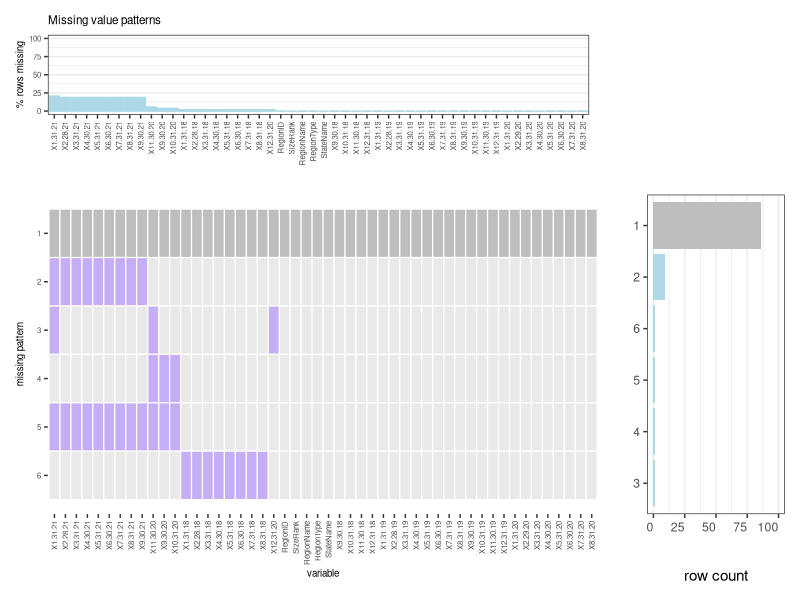
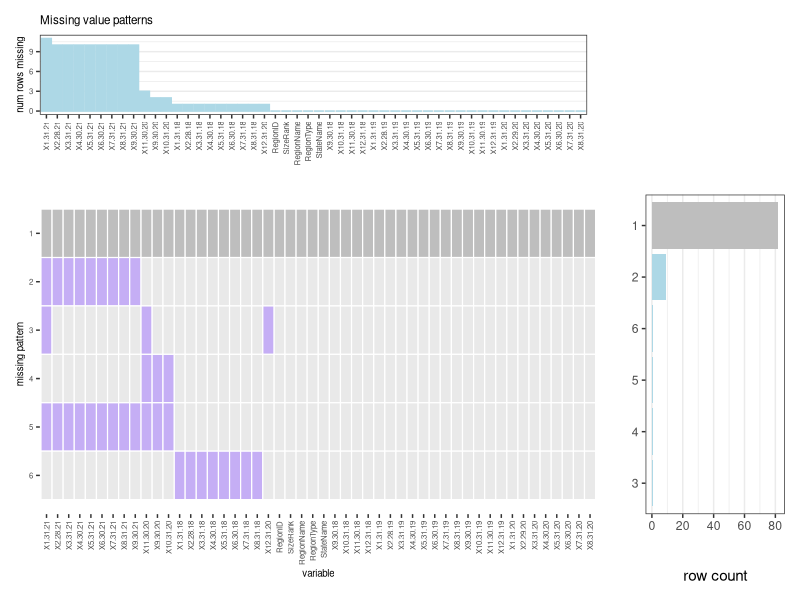

Source code (R) for these figures, in order:
## ---- chunk 1
# this prevents package loading message from appearing in the rendered version of your problem set
knitr::opts_chunk$set(warning = FALSE, message = FALSE,
                      echo = TRUE)
## ---- chunk 2
library(tidyverse)
library(patchwork)
library(reshape2)

# Add NAs to mtcars dataset
plot_missing <- function(mycars, percent) {
  missing_patterns <- data.frame(is.na(mycars)) %>%
  group_by_all() %>%
  count(name = "count", sort = TRUE) %>%
  ungroup()

# count the missing value number of missing patterns
countlist <- list()
for (name in names(missing_patterns)){
  if (name != "count") {
    totalMissingCount <- 0
    for (i in seq(1,nrow(missing_patterns))) {
      if(missing_patterns[i,name] == TRUE) {
        totalMissingCount <- totalMissingCount + missing_patterns$count[i]
      }
    }
    countlist[[name]] <- totalMissingCount
  }
}
countlist <- countlist[order(-unlist(countlist))]
missingOrder <- names(countlist)

missing_var <- data.frame(colSums(is.na(mycars)))
colnames(missing_var) <- c("countNA")
missing_var <- missing_var %>% arrange(desc(missing_var$countNA)) %>% mutate(variable = factor(missingOrder, levels=row.names(missing_var)))

missing_patterns_nocount <- subset(missing_patterns, select = -count)

# turn it into numeric dataframe
mm <- as.matrix(missing_patterns_nocount)
m3 <- as.data.frame(mm)
completecase_index <- which(rowSums(m3) == 0, arr.ind=TRUE)

#find the row of complete case 
m3[rowSums(m3) == 0,] <- 2
m3$Missing_pattern <- seq(from = 1, to=nrow(m3))
# turn it into pivot_longer
m4 <- m3 %>% pivot_longer(!Missing_pattern, names_to = 'Val', values_to = 'value' )
m4$Val <- factor(m4$Val, levels = missingOrder)
m4$value <- as.factor(m4$value)

#plot
p1 <- ggplot(m4, aes(x = Val, y = Missing_pattern, fill = value)) + 
  geom_tile(color = 'white', lwd = 0.4, linetype = 1, show.legend = FALSE) +
  scale_fill_manual(values = c(alpha('lightgrey',0.5),alpha('mediumpurple2',0.6),alpha('grey'))) +
  scale_y_continuous(trans = "reverse", breaks = seq(1, nrow(m4), len = nrow(m4))) +
  theme(panel.background = element_blank()) +
  ylab('missing pattern') +
  xlab('variable') + 
  theme(text = element_text(size=7),axis.text.x = element_text(angle = 90, vjust = 0.5, hjust=1))

if(percent == TRUE){
 missing_var$percentage <- (missing_var$countNA/(sum(missing_var$countNA)/2))*100
 p2 <- missing_var %>% ggplot(aes(x=fct_reorder(missing_var$variable, -missing_var$percentage), y = missing_var$percentage)) +
   geom_bar(stat = 'identity') +
   geom_col(color = 'lightblue', fill = 'lightblue') +
   labs(title = 'Missing value patterns', x = " ", y = "% rows missing") +
   scale_y_continuous(limits = c(0, 100), breaks = seq(0, 100, 25)) +
   theme_bw() +
   theme(panel.grid.minor.x = element_blank(),
        panel.grid.major.x = element_blank()) + 
   theme(text = element_text(size=7),axis.text.x = element_text(angle = 90, vjust = 0.5, hjust=1))
  
  patterncount <- missing_patterns[ncol(missing_patterns)]
  patterncount <- patterncount %>% mutate(Tohight = ifelse(1:nrow(patterncount) == completecase_index,"yes","no"))
  p3 <- patterncount %>% ggplot(aes(x=reorder(row.names(patterncount),(count/sum(count) * 100)), y = (count/sum(count)*100), fill = Tohight)) + 
    geom_bar(stat = 'identity') + 
    scale_fill_manual(values = c("yes" = "grey", "no" = "lightblue"), guide = FALSE) +
    labs(x = ' ', y = 'row count') +
    scale_y_continuous(limits = c(0, 100), breaks = seq(0, 100, 25)) +
    coord_flip() +
    theme_bw() +
    theme(panel.grid.major.y = element_blank(),
          panel.grid.minor.y = element_blank()) +
    theme(axis.text.x = element_text(vjust = 0.5, hjust=1))
  }else{
  p2 <- missing_var %>% ggplot(aes(x=fct_reorder(missing_var$variable, -missing_var$countNA), y = missing_var$countNA)) + 
  geom_bar(stat = 'identity') +
  geom_col(color = 'lightblue', fill = 'lightblue') +
  labs(title = 'Missing value patterns', x = " ", y = "num rows missing") +
  theme_bw() +
   theme(panel.grid.minor.x = element_blank(),
        panel.grid.major.x = element_blank()) +
    theme(text = element_text(size=7), axis.text.x = element_text(angle = 90, vjust = 0.5, hjust=1))


 patterncount <- missing_patterns[ncol(missing_patterns)]
 patterncount <- patterncount %>% mutate(Tohight = ifelse(1:nrow(patterncount) == completecase_index,"yes","no"))
 p3 <- patterncount %>% ggplot(aes(x=reorder(row.names(patterncount),count), y = count, fill = Tohight)) +
   geom_bar(stat = 'identity') + 
   scale_fill_manual(values = c("yes" = "grey", "no" = "lightblue"), guide = FALSE) +
   labs(x = ' ', y = 'row count') +
   coord_flip() +
   theme_bw() +
   theme(panel.grid.major.y = element_blank(),
         panel.grid.minor.y = element_blank())
}

patch = (p1 | p3) +  plot_layout(widths = c(4, 1))
patch2 = (p2 | plot_spacer()) + plot_layout(widths = c(3, 1))
final_plot <- patch2 / patch +  plot_layout(widths = c(4, 1), heights = c(1, 4))
return(final_plot)
}
## ---- chunk 3
df <- read.csv("zillow_median.csv")
plot_missing(df, percent = TRUE)
plot_missing(df, percent = FALSE)
